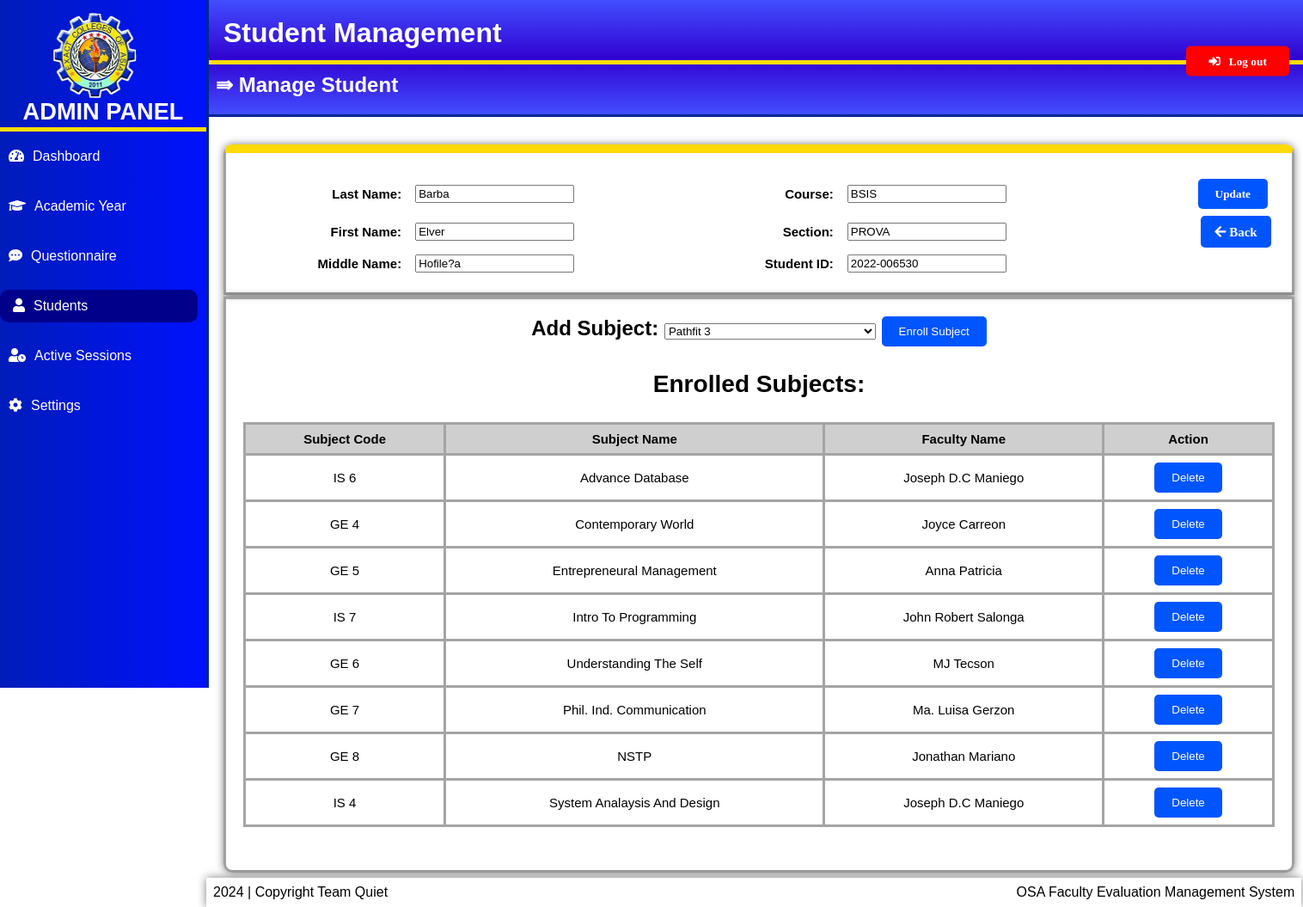
Screenshot of /admin/edit_student.php?student_ID=2022-006530 (signed in) with the database file from the repository.
### tables this page shows
CREATE TABLE `student_info` (
  `id` int(11) NOT NULL,
  `student_ID` varchar(11) NOT NULL,
  `student_lastName` varchar(30) NOT NULL,
  `student_firstName` varchar(30) NOT NULL,
  `student_middleName` varchar(30) NOT NULL,
  `student_COURSE` varchar(20) DEFAULT NULL,
  `student_SECTION` varchar(20) NOT NULL,
  `student_PASS` varchar(30) NOT NULL
);

CREATE TABLE `enrollments` (
  `EnrollmentID` int(11) NOT NULL,
  `student_ID` varchar(30) NOT NULL,
  `subject_code` varchar(30) NOT NULL,
  `academic_year` int(30) NOT NULL
);

CREATE TABLE `subjects` (
  `SubjectID` int(11) NOT NULL,
  `Name` varchar(100) DEFAULT NULL,
  `subject_code` varchar(30) NOT NULL,
  `FacultyID` varchar(11) DEFAULT NULL
);

CREATE TABLE `facultymembers` (
  `id` int(30) NOT NULL,
  `FacultyID` varchar(11) NOT NULL,
  `Name` varchar(100) DEFAULT NULL
);

### admin/edit_student.php (the view, shortened to what this page needs)
<!DOCTYPE html>
<html lang="en">
<head>
    <link rel="stylesheet" href="https://cdnjs.cloudflare.com/ajax/libs/font-awesome/5.15.4/css/all.min.css">
    <link rel="stylesheet" href="styles.css">
</head>
<body>
<?php include 'sidebar.php'; ?>
<div class="content">
    <h1>Student Management</h1><br><br><br><h2 class="below-title">⇛ Manage Student<h2><br><br><br>
    <?php
    if(isset($_GET['student_ID'])) {
        $student_ID = $_GET['student_ID'];
        include('../connection.php');
        if ($connection) {
            $query = "SELECT * FROM student_info WHERE student_ID = '$student_ID'";
            $result = mysqli_query($connection, $query);
            if(mysqli_num_rows($result) > 0) {
                $student = mysqli_fetch_assoc($result);
                $studentId = $student['student_ID'];
            } else {
                echo "No student found with ID: $student_ID";
                exit();
            }
            $defaultAcademicYearQuery = "SELECT id FROM academic_list WHERE default_select = 1 AND status = 2 LIMIT 1";
$defaultAcademicYearResult = mysqli_query($connection, $defaultAcademicYearQuery);
if ($defaultAcademicYearResult) {
    $defaultAcademicYearData = mysqli_fetch_assoc($defaultAcademicYearResult);
    if ($defaultAcademicYearData !== null) {
        $defaultAcademicYear = $defaultAcademicYearData['id'];
    } else {
        echo "No default academic year found";
        exit();
    }
} else {
    echo "Error fetching default academic year: " . mysqli_error($connection);
    exit();
}
            $enrolledSubjectsQuery = "SELECT subjects.subject_code as subject_code, subjects.Name as subject_name, facultymembers.Name as faculty_name, enrollments.EnrollmentID
                                      FROM enrollments
                                      INNER JOIN subjects ON enrollments.subject_code = subjects.subject_code
                                      INNER JOIN facultymembers ON subjects.FacultyID = facultymembers.FacultyID
                                      WHERE enrollments.student_ID = '$studentId' AND enrollments.academic_year = '$defaultAcademicYear'";
            $enrolledSubjectsResult = mysqli_query($connection, $enrolledSubjectsQuery);
            $enrolledSubjects = [];
            if(mysqli_num_rows($enrolledSubjectsResult) > 0) {
                while($row = mysqli_fetch_assoc($enrolledSubjectsResult)) {
                    $enrolledSubjects[] = $row;
                }
            }
        } else {
            echo "Failed to connect to the database.";
            exit();
        }
    } else {
        echo "Student ID not provided.";
        exit();
    }
    ?>
    <div class="box-header">
        <div class="edit-student-form">
            <table class="table-header">
                <form action="" method="POST">
                    <tr>
                    <td class="title"><label for="new_last_name">Last Name:</label></td>
                        <td class="bar"><input type="text" id="new_last_name" name="new_last_name" value="<?php echo $student['student_lastName']; ?>" ></td>
                        <br>
                        <td class="title"><label for="new_course">Course:</label></td>
                        <td class="bar"><input type="text" id="new_course" name="new_course" value="<?php echo $student['student_COURSE']; ?>" required></td>
                        <td class="update"><button type="submit" name="submit"><i class='fa fa-refresh'>Update</i></button><br></td>
                    </tr>
                    <br>
                    <tr>
                    <td class="title"><label for="new_first_name">First Name:</label></td>
                        <td class="bar"><input type="text" id="new_first_name" name="new_first_name" value="<?php echo $student['student_firstName']; ?>" ></td>
                        <br>
                        <td class="title"><label for="new_section">Section:</label></td>
                        <td class="bar"><input type="text" id="new_section" name="new_section" value="<?php echo $student['student_SECTION']; ?>" ></td>
                        <td>
                             <a href="student_list.php" class="button"><i class='fas fa-arrow-left'>&nbsp;Back</i></a>
                        </td>
                    </tr>
                    <tr>
                        <td class="title"><label for="new_middle_name">Middle Name:</label></td>
                        <td class="bar"><input type="text" id="new_middle_name" name="new_middle_name" value="<?php echo $student['student_middleName']; ?>" ></td>
                        <br>
                        <td class="title"><label for="new_id">Student ID:</label></td>
                        <td class="bar"><input type="text" id="new_id" name="new_id" value="<?php echo $student['student_ID']; ?>" required></td>
                    </tr>
                </form>
            </table>
        </div>
    </div>
    <div class="box-body">
        <form action="enroll_subject.php" method="post">
            <label for="subject">Add Subject:</label>
            <select name="subject" id="subject">
                <?php
                include('../connection.php');
                $subjectQuery = "SELECT subjects.Name AS subject_name, subjects.subject_code AS subject_code
                                 FROM subjects";
                $subjectResult = mysqli_query($connection, $subjectQuery);
                if(mysqli_num_rows($subjectResult) > 0) {
                    while($row = mysqli_fetch_assoc($subjectResult)) {
                        echo "<option value='" . $row['subject_code'] . "'>" . $row['subject_name'] . "</option>";
                    }
                }
                ?>
            </select>
            <button type="submit">Enroll Subject</button>
        </form>
        <div class="enrolled_subjects">
            <h3>Enrolled Subjects:</h3>
            <table border="1" class="enrolled_table">
                <tr>
                    <th class="code-column">Subject Code</th>
                    <th class="name-column">Subject Name</th>
                    <th class="faculty-column">Faculty Name</th>
                    <th class="action-column">Action</th>
                </tr>
                <?php if (!empty($enrolledSubjects)): ?>
    <?php foreach($enrolledSubjects as $subject): ?>
        <tr>
            <td><?php echo $subject['subject_code']; ?></td>
            <td><?php echo $subject['subject_name']; ?></td>
            <td><?php echo $subject['faculty_name']; ?></td>
            <td>
                <form action="delete_enrolled_subject.php" method="POST">
                    <button type="submit">Delete</button>
                </form>
            </td>
        </tr>
    <?php endforeach; ?>
<?php else: ?>
    <tr>
        <td colspan="4">No enrolled subjects found</td>
    </tr>
<?php endif; ?>
            </table>
        </div>
    </div>
</body>
</html>

### admin/styles.css (style rules this page uses)
body { margin: 0; padding: 0; border: none; outline: none; box-sizing: border-box; font-family: "Poppins", sans-serif; display: flex; }
.content { margin-left: 170px; padding: 20px 80px; z-index: 0; width: 1000px; }
button { background-color: #0055ff; color: rgb(255, 255, 255); padding: 10px 20px; border: none; cursor: pointer; border-radius: 5px; }
.button { background-color: #0055ff; color: rgb(255, 255, 255); padding: 10px 20px; border: none; cursor: pointer; border-radius: 5px; }
.content h1 { background: linear-gradient(to bottom, rgb(66, 78, 255), rgb(49, 0, 208)); width: 3000px; height: 30px; padding: 20px; position: fixed; margin-top: -30px; margin-left: -10px; color: white; top: 30px; border-bottom: 5px solid #ffdd00; z-index: 3; }
table { width: 107%; border-collapse: collapse; margin-bottom: 30px; table-layout: auto; }
th, td { border: 3px solid #a4a4a4; padding: 8px; text-align: center; width: auto; }
th { background-color: #cfcfcf; }
.box-body { border-bottom-left-radius: 10px; border-bottom-right-radius: 10px; height: auto; width: 100%; border: 3px solid #a0a0a0; text-align: center; padding: 20px; box-shadow: 0 0 10px rgba(0, 0, 0, 0.5); margin-left: 10px; }
.box-header { height: auto; width: 100%; border-top-right-radius: 10px; border-top-left-radius: 10px; text-align: center; padding: 20px; box-shadow: 0 0 10px rgba(0, 0, 0, 0.5); margin-bottom: 2px; border: 3px solid #a0a0a0; border-top: 10px solid #ffd900; margin-left: 10px; }

### admin/edit_student.php (style rules this page uses)
.below-title { background: linear-gradient(to top, rgb(66, 78, 255), rgb(49, 0, 208)); width: 3000px; padding: 20px; position: fixed; margin-top: 35px; margin-left: -19px; color: white; top: 30px; border-bottom: 3px solid #002594; }
.enrolled_subjects td { font-weight: normal; font-size: 15px; text-align: center; }
.enrolled_table { width: 90%; }
th { font-size: 15px; }
table { width: 100%!important; }
.box-body { width: 1200px!important; }
.box-header { margin-top: -10px; padding-top: -20px!important; width: 1200px!important; }
.table-header td { border: 0px solid black; font-size: 15px; }
.table-header { margin-bottom: -5px; margin-top: -110px; }
.update { text-align: right; }
.button { padding-right: 16px!important; padding-left: 16px!important; margin-right: -75px ; }
.title { text-align: right; }
.bar { text-align: left; }

### rows the page displays
student_info: new_last_name "Barba", new_course "BSIS", new_first_name "Elver", new_section "PROVA", new_middle_name "Hofile?a", new_id "2022-006530"
enrollments: subject_code.subject_code "IS 6", subject_code.Name "Advance Database", facultymembers.Name "Joseph D.C Maniego"
enrollments: subject_code.subject_code "GE 4", subject_code.Name "Contemporary World", facultymembers.Name "Joyce Carreon"
enrollments: subject_code.subject_code "GE 5", subject_code.Name "Entrepreneural Management", facultymembers.Name "Anna Patricia"
enrollments: subject_code.subject_code "IS 7", subject_code.Name "Intro To Programming", facultymembers.Name "John Robert Salonga"
enrollments: subject_code.subject_code "GE 6", subject_code.Name "Understanding The Self", facultymembers.Name "MJ Tecson"
enrollments: subject_code.subject_code "GE 7", subject_code.Name "Phil. Ind. Communication", facultymembers.Name "Ma. Luisa Gerzon"
enrollments: subject_code.subject_code "GE 8", subject_code.Name "NSTP", facultymembers.Name "Jonathan Mariano"
enrollments: subject_code.subject_code "IS 4", subject_code.Name "System Analaysis And Design", facultymembers.Name "Joseph D.C Maniego"

### other values shown
form field subject "Pathfit 3"
